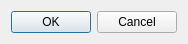
<?xml version="1.0" encoding="UTF-8"?>
<ui version="4.0">
 <class>CustomInputDialog</class>
 <widget class="QDialog" name="CustomInputDialog">
  <property name="windowModality">
   <enum>Qt::WindowModal</enum>
  </property>
  <property name="geometry">
   <rect>
    <x>0</x>
    <y>0</y>
    <width>350</width>
    <height>49</height>
   </rect>
  </property>
  <property name="windowTitle">
   <string>Compute Custom Input</string>
  </property>
  <layout class="QVBoxLayout" name="verticalLayout">
   <property name="sizeConstraint">
    <enum>QLayout::SetFixedSize</enum>
   </property>
   <item>
    <layout class="QFormLayout" name="formLayout"/>
   </item>
   <item>
    <widget class="QDialogButtonBox" name="buttonBox">
     <property name="orientation">
      <enum>Qt::Horizontal</enum>
     </property>
     <property name="standardButtons">
      <set>QDialogButtonBox::Cancel|QDialogButtonBox::Ok</set>
     </property>
    </widget>
   </item>
  </layout>
 </widget>
 <resources/>
 <connections>
  <connection>
   <sender>buttonBox</sender>
   <signal>accepted()</signal>
   <receiver>CustomInputDialog</receiver>
   <slot>accept()</slot>
   <hints>
    <hint type="sourcelabel">
     <x>248</x>
     <y>254</y>
    </hint>
    <hint type="destinationlabel">
     <x>157</x>
     <y>274</y>
    </hint>
   </hints>
  </connection>
  <connection>
   <sender>buttonBox</sender>
   <signal>rejected()</signal>
   <receiver>CustomInputDialog</receiver>
   <slot>reject()</slot>
   <hints>
    <hint type="sourcelabel">
     <x>316</x>
     <y>260</y>
    </hint>
    <hint type="destinationlabel">
     <x>286</x>
     <y>274</y>
    </hint>
   </hints>
  </connection>
 </connections>
</ui>
